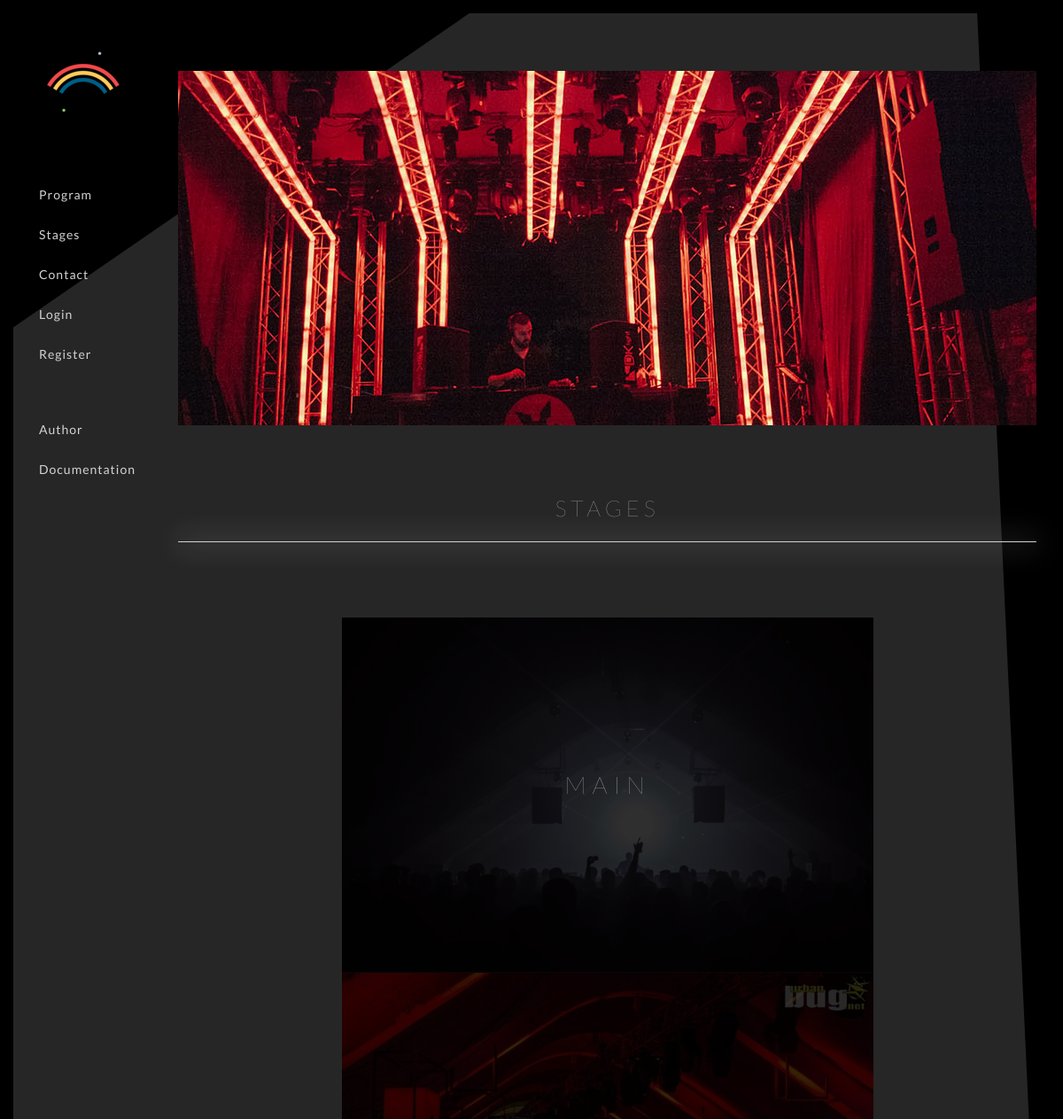
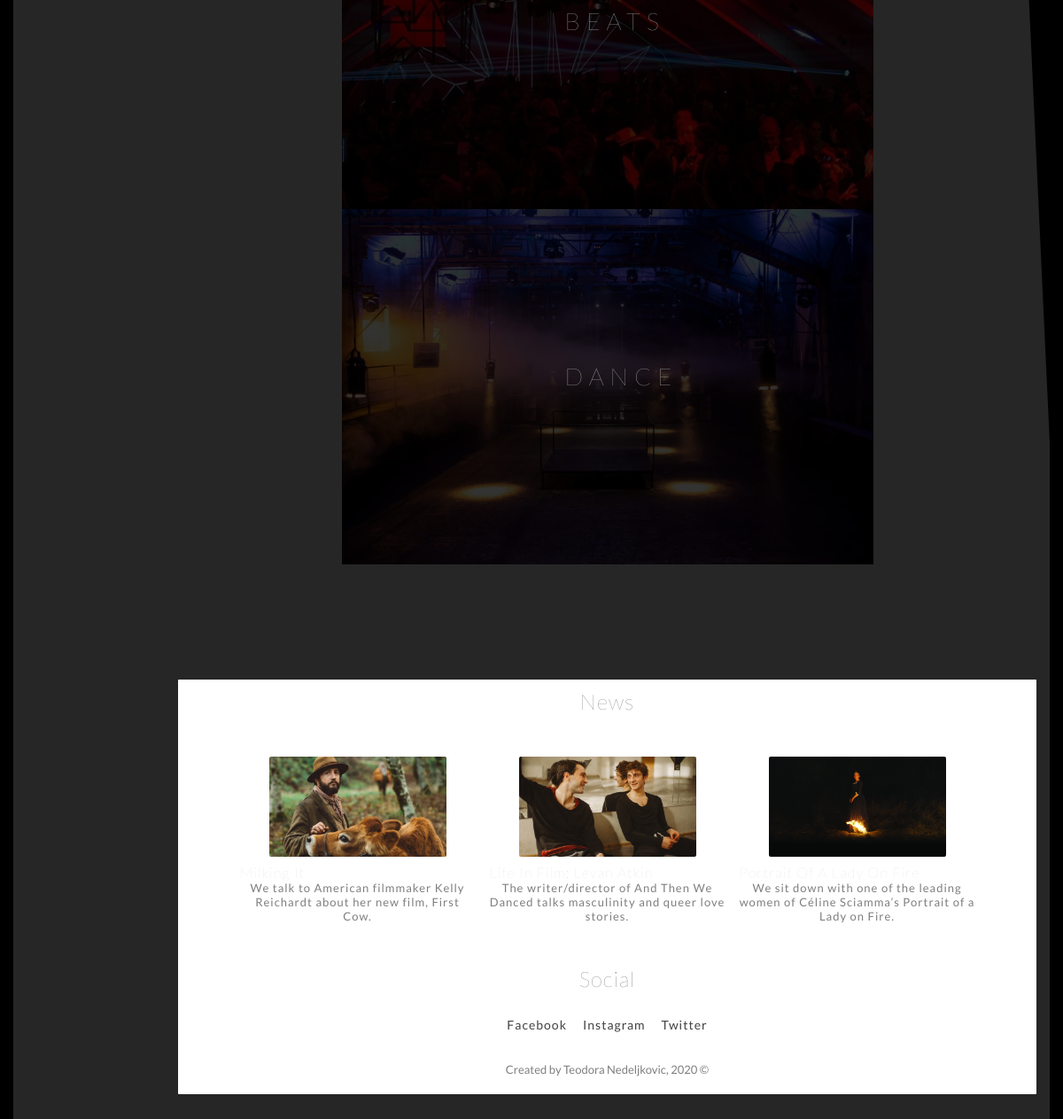
Screenshot of /index.php?page=stages with the database file from the repository (2 pictures, top to bottom).
### tables this page shows
CREATE TABLE `menu` (
  `id_menu` int(4) NOT NULL,
  `name` varchar(100) NOT NULL,
  `link` varchar(100) NOT NULL,
  `level` int(2) NOT NULL,
  `type` varchar(100) NOT NULL,
  `parent_id` int(4) DEFAULT NULL
);

CREATE TABLE `stage_photo` (
  `id_stage_photo` int(10) NOT NULL,
  `id_stage` int(3) NOT NULL,
  `photo` varchar(110) NOT NULL
);

CREATE TABLE `stage` (
  `id_stage` int(3) NOT NULL,
  `name` varchar(150) NOT NULL,
  `capacity` int(4) NOT NULL,
  `stage_description` varchar(1500) NOT NULL
);

CREATE TABLE `news` (
  `id_news` int(10) NOT NULL,
  `title` varchar(100) NOT NULL,
  `text` varchar(1500) NOT NULL,
  `photo` varchar(150) NOT NULL,
  `news_date` datetime NOT NULL DEFAULT current_timestamp()
);

### config/connection.php (called while the page is built, shortened)
<?php
include ABSOLUTE_PATH."models/functions.php";
try{
	$conn = new PDO("mysql:host=".SERVER.";dbname =".DBNAME, USERNAME, PASSWORD);
	$conn -> setAttribute(PDO::ATTR_DEFAULT_FETCH_MODE, PDO::FETCH_ASSOC);
	$conn->setAttribute(PDO::ATTR_ERRMODE, PDO::ERRMODE_EXCEPTION);
}
catch(PDOException $ex){
	$ex->getMessage();
	exit('Server not responding, please try again later.');
}
function execQuery($query){
	global $conn;
	return $conn->query($query)->fetchAll(PDO::FETCH_ASSOC);
}
?>

### models/menu/functions.php (called while the page is built, shortened)
<?php
	function primaryMenuHeader(){
		return execQuery("SELECT * FROM club.menu WHERE parent_id is NULL AND type='header' ");
	}
	function primaryMenuFooter(){
		return execQuery("SELECT * FROM club.menu WHERE parent_id is NULL AND type='footer' ");
	}
	function recursiveMenu($id){
		return execQuery("SELECT * FROM club.menu WHERE parent_id = $id");
	}
?>

### models/stage/functions.php (called while the page is built, shortened)
<?php
function getAllStageGrouped(){
	return execQuery("SELECT * FROM club.stage s INNER JOIN club.stage_photo sp ON s.id_stage = sp.id_stage GROUP BY s.id_stage");
}
?>

### models/news/functions.php (called while the page is built, shortened)
<?php
function getCustomNews($order, $limit, $offset){
	return execQuery("SELECT * FROM club.news ORDER BY $order LIMIT $limit OFFSET $offset");
}
?>

### views/fixed/menu.php (the view, shortened to what this page needs)
<?php include "models/menu/functions.php"; ?>
<div id="menu">
	<div id="logo">
		<a href="index.php"><img src="assets/img/logo.png" alt="logo"/></a>
	</div>
	<ul id="header">
	<?php
	$menu_primary_header = primaryMenuHeader();
	foreach($menu_primary_header as $row){
		$name = $row['name'];
		$link = $row['link'];
		$id = $row['id_menu'];
		$children = recursiveMenu($id);
		if((isset($_SESSION['username'])&&(($name=='login')||($name=='register')))||(!isset($_SESSION['username'])&&($name=='profile'))){
			continue;
			}
		else{
			if((isset($_SESSION['role'])&&($_SESSION['role']!='1')) || (!isset($_SESSION['role']))){
				if($row['name']=='control panel') continue;
			}
			echo "<li";
			if(count($children)>0){
				echo " class='recursiveMenu'>";
				echo "<a href=$link>{$name} <i class='fas fa-chevron-right'></i></a>";
				children($children);
			}
			else{
				echo "><a href=$link>{$name}</a>";
			}
		}
		echo "</li>";
	}
	?>
	</ul>
	<ul id="footer">
	<?php
	$menu_primary_footer = primaryMenuFooter();
	foreach($menu_primary_footer as $row){
		$name = $row['name'];
		$link = $row['link'];
		$id = $row['id_menu'];
		$children = recursiveMenu($id);
		if((isset($_SESSION['username'])&&(($name=='login')||($name=='register')))||(!isset($_SESSION['username'])&&($name=='profile'))){
			continue;
			}
		else{
			echo "<li";
			if(count($children)>0){
				echo " class='recursiveMenu'>";
				echo "<a href=$link>{$name} <i class='fas fa-chevron-right'></i></a>";
				children($children);
			}
			else{
				echo "><a href=$link>{$name}</a>";
			}
		}
		echo "</li>";
	} ?>
	</ul>
</div>

### views/stages.php
<?php
	$stages = getAllStageGrouped();
?>
<div class="main" id="stages">
	<?php if(isset($_GET['id'])):
			include "stagesInfo.php";
		else:
			?>
		<div id="bgStage"></div>
		<div id="mainTitle">
			<h1>STAGES</h1>
			<hr/>
		</div>
		<?php foreach($stages as $row):
			$id = $row['id_stage'];
			$name = $row['name'];
			$photo = $row['photo'];
		?>
			<div class="stageChild">
				<img src="assets/img/stage/<?= $photo?>" alt="<?= $name ?>"/>
				<a id="darkOver" href=<?= "index.php?page=stages&id=".$id ?>>
					<h2><?= $name?></h2>
				</a>
			</div>
		<?php endforeach;?>
	<?php endif; ?>
</div>

### views/fixed/news.php (shortened to what this page needs)
<?php
	$news = getCustomNews("news_date DESC", 3, 0);
?>
<div id="news" class="main">
		<h2>News</h2>
		<div class="threeBlockHolder">
			<?php foreach($news as $row):
				$title = $row['title'];
				$text = $row['text'];
				$photo = $row['photo'];
				?>
				<div class="threeBlockChild programChild">
					<a href="#">
						<img src="<?= 'assets/img/news/'.$photo?>" alt="<?= $title?>"/>
						<div id="title">
							<h3><?= $title?></h3>
							<p><?= $text ?></p>
						</div>
					</a>
				</div>
			<?php endforeach;?>
		</div>
		<h2>Social</h2>
		<div id="social">
			<ul>
				<li><a href="facebook.com">Facebook</a></li>
				<li><a href="instagram.com">Instagram</a></li>
				<li><a href="twitter.com">Twitter</a></li>
			</ul>
			<div><p>Created by Teodora Nedeljkovic, 2020 &copy;</p></div>
		</div>
</div>

### assets/css/style.css (style rules this page uses)
* { margin: 0px; padding: 0px; box-sizing: border-box; }
ul { list-style: none; }
a { text-decoration: none; color: white; letter-spacing: 1px; }
p, a, li, input, textarea { font-size: 14px; }
p, a, h1, h2, h3, h4, h5, h6, li, input, textarea { font-family: 'Lato', sans-serif; color: lightgrey; }
h1, h2, h3, h4, h5, h6 { letter-spacing: 1px; font-weight: 1; }
h1 { font-size: 25px; letter-spacing: 5px; }
hr { width: 100%; height: 1px; background-color: lightgrey; border: none; border-radius: 5px; box-shadow: 0px 0px 30px 0.5px rgba(255, 255, 255, 0.9); margin: 15px 0px; }
body { background-color: #000; }
#menu { width: 15%; height: 100vh; padding: 5px 10px; position: fixed; top: 0px; left: 0px; z-index: 998; }
#menu #logo { padding: 30px; }
#menu #header, #menu #footer { margin-top: 20px; padding-left: 20px; padding-bottom: 20px; }
#menu #header li, #menu #footer li { padding: 14px; text-transform: capitalize; }
.main { width: 85%; margin: 80px 0px 50px 15%; }
#mainTitle { width: 100%; margin: 70px 0px; text-align: center; }
.threeBlockHolder { width: 100%; display: flex; justify-content: center; align-items: center; margin: 30px 0px; }
.threeBlockHolder .threeBlockChild { width: 33%; margin: 10px 0px; display: flex; justify-content: center; align-items: center; }
.threeBlockHolder .threeBlockChild a { width: 203px; display: flex; justify-content: center; align-items: center; flex-direction: column; }
.threeBlockHolder .threeBlockChild a #title { margin-top: 8px; width: inherit; }
.threeBlockHolder .threeBlockChild a #title h2, .threeBlockHolder .threeBlockChild a #title p { text-align: center; }
.threeBlockHolder .threeBlockChild img { height: 290px; }
#stages { display: flex; justify-content: center; align-items: center; flex-direction: column; }
#stages #bgStage { width: 100%; height: 400px; background-attachment: fixed; background-image: url("../img/stage/cover.jpg"); background-position: top; }
#stages h1 { padding: 8px; margin-bottom: 10px; }
#stages .stageChild { width: 600px; height: 401px; position: relative; }
#stages .stageChild #darkOver { width: inherit; height: inherit; position: absolute; top: 0px; left: 0px; z-index: 980; background-color: rgba(0, 0, 0, 0.8); }
#stages .stageChild h2 { text-transform: uppercase; position: absolute; top: 43%; left: 42%; font-size: 27px; z-index: 982; letter-spacing: 7px; }
#stages .stageChild img { width: inherit; position: relative; }
#news { background-color: white; border-radius: 1px; }
#news .threeBlockChild { width: 282px; }
#news .threeBlockChild a { padding: 8px; width: 100%; }
#news img { width: 200px; height: 113px; border-radius: 2px; }
#news p { font-size: 13px; color: #807e7e; }
#news h2 { color: #424242; margin: 10px; text-align: center; }
#news #social { width: 100%; }
#news #social ul, #news #social div { display: flex; justify-content: center; align-items: center; margin: 15px; padding: 5px; }
#news #social li { padding: 9px; }
#news #social li a { color: #424242; }

### rows the page displays
menu: name "Program"
menu: name "Stages"
menu: name "Contact"
menu: name "Login"
menu: name "Register"
menu: name "Author"
menu: name "Documentation"
stage_photo: photo (picture), id_stage.name "MAIN"
stage_photo: photo (picture), id_stage.name "BEATS"
stage_photo: photo (picture), id_stage.name "DANCE"
news: photo (picture), text "We talk to American filmmaker Kelly Reichardt about her new film, First Cow."
news: photo (picture), title "Life In Film: Levan Atkin", text "The writer/director of And Then We Danced talks masculinity and queer love stories."
news: photo (picture), text "We sit down with one of the leading women of Céline Sciamma’s Portrait of a Lady on Fire."
